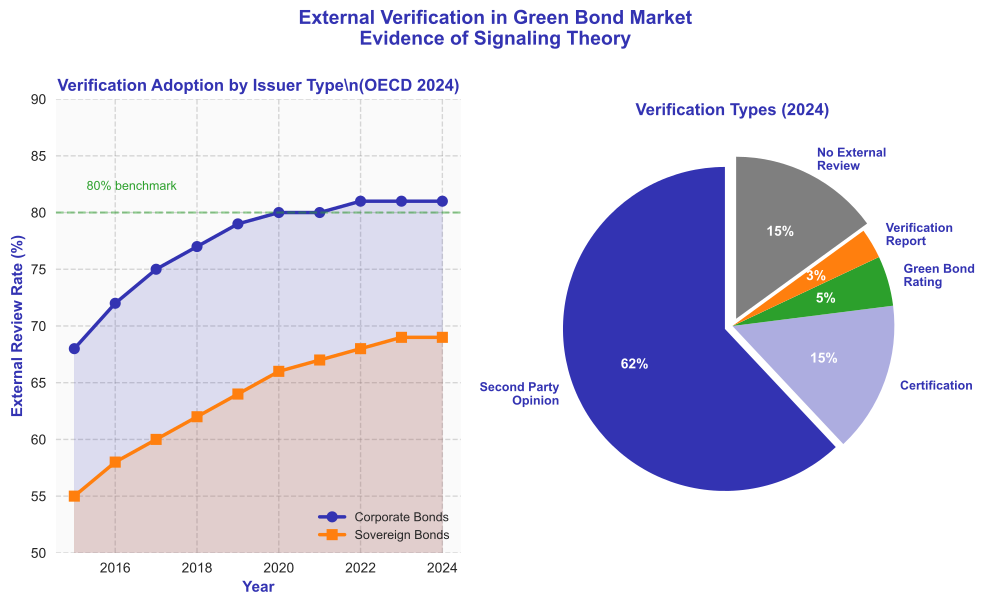

Write the Python code that produced this figure.
import matplotlib.pyplot as plt
import numpy as np

# CRITICAL: Template colors
COLORS = {
    'primary': '#3333B2',    # mlpurple
    'secondary': '#ADADE0',  # mllavender
    'success': '#2CA02C',    # mlgreen
    'warning': '#FF7F0E',    # mlorange
    'neutral': '#7F7F7F'     # mlgray
}

def generate_verification_stats_chart():
    """
    Verification statistics showing adoption of external review over time.
    Demonstrates signaling theory in practice - verification as credible signal.
    """
    plt.style.use('seaborn-v0_8')
    fig, (ax1, ax2) = plt.subplots(1, 2, figsize=(10, 6))

    # Left chart: Time series - CORRECTED to show disaggregated data (OECD 2024)
    years = np.array([2015, 2016, 2017, 2018, 2019, 2020, 2021, 2022, 2023, 2024])
    corporate_rate = np.array([68, 72, 75, 77, 79, 80, 80, 81, 81, 81])  # Plateaus at 81%
    sovereign_rate = np.array([55, 58, 60, 62, 64, 66, 67, 68, 69, 69])  # Plateaus at 69%

    ax1.plot(years, corporate_rate, marker='o', linewidth=2.5,
             color=COLORS['primary'], markersize=8, label='Corporate Bonds')
    ax1.plot(years, sovereign_rate, marker='s', linewidth=2.5,
             color=COLORS['warning'], markersize=8, label='Sovereign Bonds')

    ax1.fill_between(years, corporate_rate, alpha=0.15, color=COLORS['primary'])
    ax1.fill_between(years, sovereign_rate, alpha=0.15, color=COLORS['warning'])

    ax1.axhline(y=80, color=COLORS['success'], linestyle='--', linewidth=1.5, alpha=0.5)
    ax1.text(2015.3, 82, '80% benchmark', fontsize=9, color=COLORS['success'])

    ax1.set_xlabel('Year', fontsize=11, fontweight='bold', color=COLORS['primary'])
    ax1.set_ylabel('External Review Rate (%)', fontsize=11, fontweight='bold',
                   color=COLORS['primary'])
    ax1.set_title('Verification Adoption by Issuer Type\\n(OECD 2024)', fontsize=12, fontweight='bold',
                  color=COLORS['primary'])

    ax1.legend(loc='lower right', fontsize=9)
    ax1.grid(True, alpha=0.3, linestyle='--', color=COLORS['neutral'])
    ax1.set_facecolor('#FAFAFA')
    ax1.set_ylim(50, 90)

    # Right chart: Verification types breakdown (2024) - CORRECTED
    verification_types = ['Second Party\nOpinion', 'Certification', 'Green Bond\nRating',
                          'Verification\nReport', 'No External\nReview']
    percentages = [62, 15, 5, 3, 15]  # 85% with review, 15% without (weighted avg 81% corp, 69% sov)

    colors_pie = [COLORS['primary'], COLORS['secondary'], COLORS['success'],
                  COLORS['warning'], COLORS['neutral']]

    wedges, texts, autotexts = ax2.pie(percentages, labels=verification_types,
                                        autopct='%1.0f%%', startangle=90,
                                        colors=colors_pie, explode=(0.05, 0, 0, 0, 0.05))

    for text in texts:
        text.set_fontsize(9)
        text.set_color(COLORS['primary'])
        text.set_fontweight('bold')

    for autotext in autotexts:
        autotext.set_color('white')
        autotext.set_fontsize(10)
        autotext.set_fontweight('bold')

    ax2.set_title('Verification Types (2024)', fontsize=12, fontweight='bold',
                  color=COLORS['primary'])

    fig.patch.set_facecolor('white')
    fig.suptitle('External Verification in Green Bond Market\nEvidence of Signaling Theory',
                 fontsize=14, fontweight='bold', color=COLORS['primary'], y=1.00)

    plt.tight_layout()

    # Save as PDF
    output_path = 'charts/week1/12_verification_stats/12_verification_stats.pdf'
    plt.savefig(output_path, format='pdf', dpi=300, bbox_inches='tight', facecolor='white')
    print(f"Chart saved: {output_path}")
    plt.close()

if __name__ == "__main__":
    generate_verification_stats_chart()
